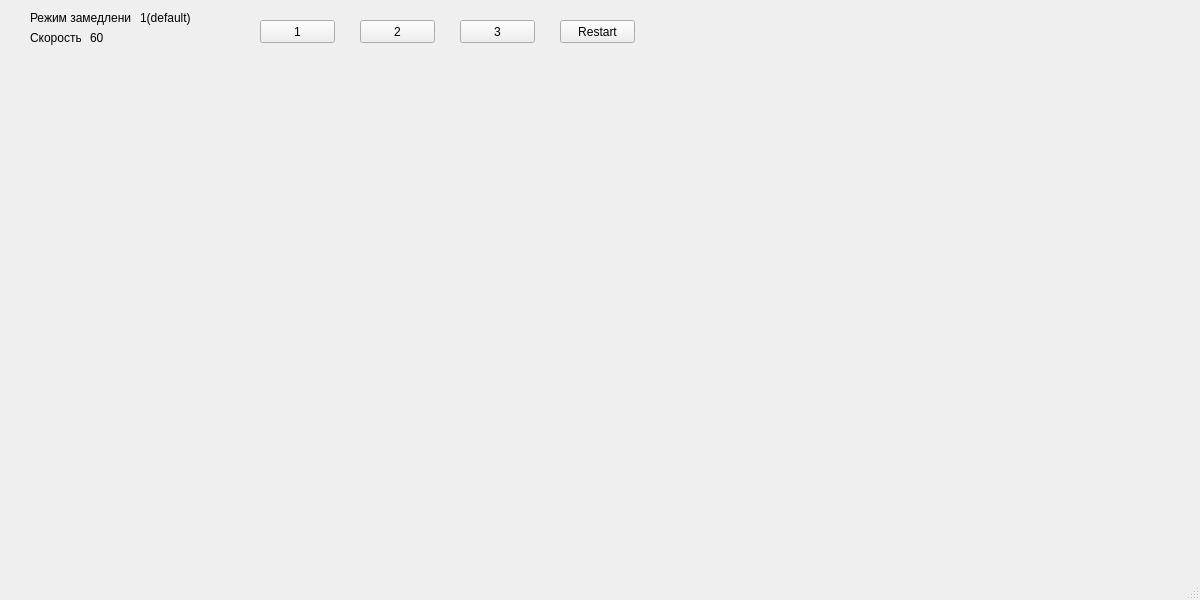
<?xml version="1.0" encoding="UTF-8"?>
<ui version="4.0">
 <class>MainWindow</class>
 <widget class="QMainWindow" name="MainWindow">
  <property name="enabled">
   <bool>true</bool>
  </property>
  <property name="geometry">
   <rect>
    <x>0</x>
    <y>0</y>
    <width>1200</width>
    <height>600</height>
   </rect>
  </property>
  <property name="windowTitle">
   <string>MainWindow</string>
  </property>
  <widget class="QWidget" name="centralwidget">
   <widget class="QLabel" name="label">
    <property name="geometry">
     <rect>
      <x>630</x>
      <y>20</y>
      <width>47</width>
      <height>13</height>
     </rect>
    </property>
    <property name="text">
     <string/>
    </property>
   </widget>
   <widget class="QPushButton" name="pushButton_2">
    <property name="geometry">
     <rect>
      <x>260</x>
      <y>20</y>
      <width>75</width>
      <height>23</height>
     </rect>
    </property>
    <property name="text">
     <string>1</string>
    </property>
   </widget>
   <widget class="QPushButton" name="pushButton_3">
    <property name="geometry">
     <rect>
      <x>360</x>
      <y>20</y>
      <width>75</width>
      <height>23</height>
     </rect>
    </property>
    <property name="text">
     <string>2</string>
    </property>
   </widget>
   <widget class="QPushButton" name="pushButton_4">
    <property name="geometry">
     <rect>
      <x>460</x>
      <y>20</y>
      <width>75</width>
      <height>23</height>
     </rect>
    </property>
    <property name="text">
     <string>3</string>
    </property>
   </widget>
   <widget class="QPushButton" name="pushButton_5">
    <property name="geometry">
     <rect>
      <x>560</x>
      <y>20</y>
      <width>75</width>
      <height>23</height>
     </rect>
    </property>
    <property name="text">
     <string>Restart</string>
    </property>
   </widget>
   <widget class="QLabel" name="label_2">
    <property name="geometry">
     <rect>
      <x>30</x>
      <y>10</y>
      <width>101</width>
      <height>16</height>
     </rect>
    </property>
    <property name="text">
     <string>Режим замедления:</string>
    </property>
   </widget>
   <widget class="QLabel" name="label_3">
    <property name="geometry">
     <rect>
      <x>140</x>
      <y>10</y>
      <width>51</width>
      <height>16</height>
     </rect>
    </property>
    <property name="text">
     <string>1(default)</string>
    </property>
   </widget>
   <widget class="QLabel" name="label_4">
    <property name="geometry">
     <rect>
      <x>30</x>
      <y>30</y>
      <width>51</width>
      <height>16</height>
     </rect>
    </property>
    <property name="text">
     <string>Скорость:</string>
    </property>
   </widget>
   <widget class="QLabel" name="label_5">
    <property name="geometry">
     <rect>
      <x>90</x>
      <y>30</y>
      <width>161</width>
      <height>16</height>
     </rect>
    </property>
    <property name="text">
     <string>60</string>
    </property>
   </widget>
  </widget>
  <widget class="QMenuBar" name="menubar">
   <property name="geometry">
    <rect>
     <x>0</x>
     <y>0</y>
     <width>1200</width>
     <height>21</height>
    </rect>
   </property>
  </widget>
  <widget class="QStatusBar" name="statusbar"/>
 </widget>
 <resources/>
 <connections/>
</ui>
